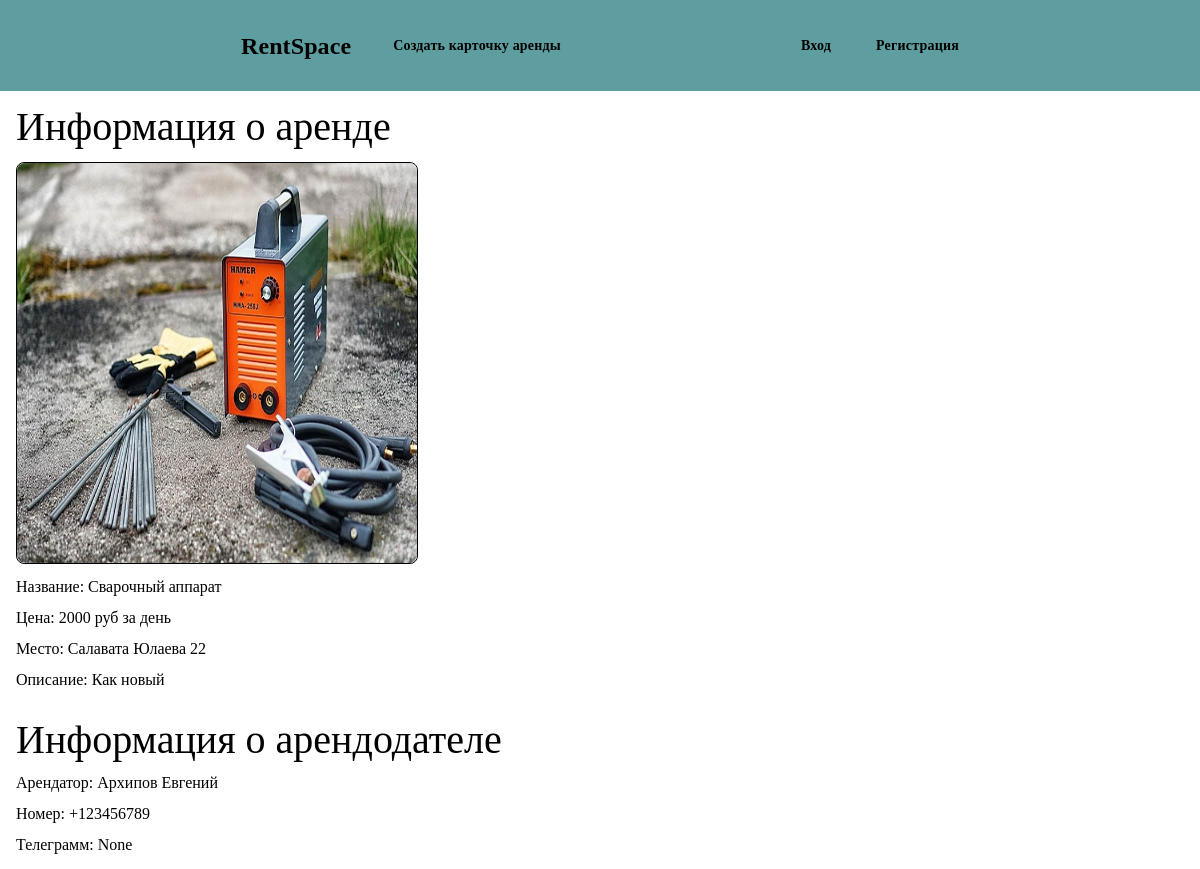
Page /rent/3 on the committed database.
### model.py (models this page shows)
class Rent(Base):
    __tablename__ = 'rent'
    rent_id = mapped_column(Integer, primary_key=True)
    user_id = mapped_column(ForeignKey('users.user_id'), nullable=False)
    name = mapped_column(Text)
    price = mapped_column(Text)
    description = mapped_column(Text)
    address = mapped_column(Text)
    user: Mapped['Users'] = relationship('Users', back_populates='rent')
    chat: Mapped[List['Chat']] = relationship('Chat', uselist=True, back_populates='rent')
    photo: Mapped[List['Photo']] = relationship('Photo', uselist=True, back_populates='rent')
    rent_category: Mapped[List['RentCategory']] = relationship('RentCategory', uselist=True, back_populates='rent')

class Users(Base):
    __tablename__ = 'users'
    user_id = mapped_column(Integer, primary_key=True)
    fio = mapped_column(Text)
    address = mapped_column(Text)
    mail = mapped_column(Text)
    phone_number = mapped_column(Text)
    password = mapped_column(Text)
    rating = mapped_column(Float)
    uuid = mapped_column(Text)
    telegram = mapped_column(Text)
    student_id = mapped_column(Text)
    rent: Mapped[List['Rent']] = relationship('Rent', uselist=True, back_populates='user')
    chat: Mapped[List['Chat']] = relationship('Chat', uselist=True, back_populates='user')

### main.py (the view)
@app.get("/rent/{item_id}")
def rent_get(request: Request,
             session: Annotated[Session, Depends(db_helper.get_db)],
             item_id: int):
    user = check_token(session, request.cookies.get("token"))
    flag = 1
    if user is None:
        flag = 0
    rent = read_rent(session, item_id)
    photo = read_photo_with_rent_id(session, rent.rent_id)
    rent_user = read_user(session, rent.user_id)
    return templates.TemplateResponse("rent_page.html", {"request": request, "rent": rent, "photo": photo, "flag": flag, "user": rent_user})

### static/templates/rent_page.html (shortened to what this page needs)
<!DOCTYPE html>
<html lang="en">
<head>
    <link rel="stylesheet" type="text/css" href="../static/css/font.css">
    <link rel="stylesheet" type="text/css" href="../static/css/reset.css">
    <link rel="stylesheet" type="text/css" href="../static/css/header.css">
    <link rel="stylesheet" type="text/css" href="../static/css/rent_pages.css">
</head>
<body>
    <div class="section-start-top">
        <div class="section-start-top-brand">
            <a href="/" class="section-start-top-brand__name">RentSpace</a>
        </div>
        <div class="section-start-top-options">
            <div class="section-start-top-options-pages">
                <a href="/rentcreate" class="section-start-top-options-pages__text">Создать карточку аренды</a>
            </div>
            <div class="section-start-top-options-login">
                {% if flag == 1 %}
                  <a href="/logout" class="section-start-top-options-pages__text">Выход</a>
                  <a href="/user" class="section-start-top-options-login__text">Личный кабинет</a>
                {% else %}
                  <a href="/login" class="section-start-top-options-pages__text">Вход</a>
                  <a href="/register" class="section-start-top-options-pages__text">Регистрация</a>
                {% endif %}
            </div>
        </div>
    </div>
    <div class="container">
        <h1>Информация о аренде</h1>
        <div class="image-border">
            <img class="image" src="../static/photo/{{ photo.photo_id }}.png" style="width:400px;height:400px;" >
        </div>
        <b>Название: {{rent.name}}</b>
        <b>Цена: {{rent.price}}</b>
        <b>Место: {{rent.address}}</b>
        <b>Описание: {{rent.description}}</b>
    </div>
    <div class="container">
        <h1>Информация о арендодателе</h1>
        <b>Арендатор: {{user.fio}}</b>
        <b>Номер: {{user.phone_number}}</b>
        <b>Телеграмм: {{user.telegram}}</b>
    </div>
</body>
</html>

### static/css/header.css (style rules this page uses)
body { font-family: Montserrat; }
.section-start-top { background-color: #5F9EA0; display: flex; height: 91px; justify-content: center; align-items: center; flex-shrink: 0; }
.section-start-top-brand { display: inline-flex ; padding: 13px 42px 13px 0px; align-items: center; }
.section-start-top-brand__name { color: inherit; text-decoration: none; font-family: Montserrat; font-size: 24px; font-style: normal; font-weight: 700; line-height: 32px; letter-spacing: 0.1px; }
.section-start-top-options { display: inline-flex; padding: 3px 0px; justify-content: center; align-items: center; gap: 240px; }
.section-start-top-options-pages { display: flex; align-items: center; gap: 21px; }
.section-start-top-options-login { display: flex; align-items: center; gap: 45px; }
.section-start-top-options-pages__text, .section-start-top-options-login__text, .section-start-top-options-login__member-text { color: inherit; text-decoration: none; text-align: center; font-family: Montserrat; font-size: 14px; font-style: normal; font-weight: 700; line-height: 24px; letter-spacing: 0.2px; }

### static/css/rent_pages.css (style rules this page uses)
.container { padding: 16px; display: flex; gap: 15px; flex-direction: column; }
h1 { font-size: 40px; }
.image-border { width: 400px; height: 400px; border: 1px solid #000; float: left; border-radius: 2%; }
.image { max-width: 100%; display: block; border-radius: 2%; }

### rows in the picture
Rent: name "Сварочный аппарат", price "2000 руб за день", address "Салавата Юлаева 22", description "Как новый"
Users: fio "Архипов Евгений", phone_number "+123456789", telegram "None"
